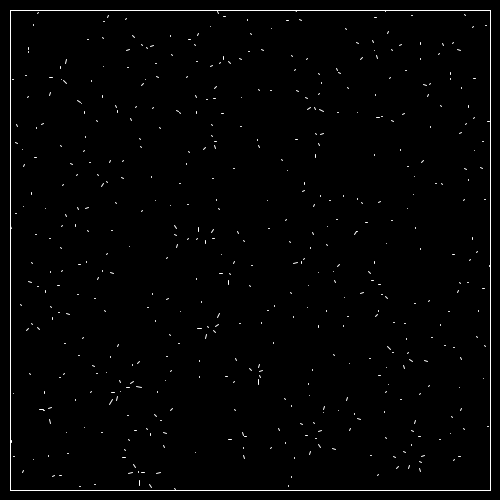
Frame 1 (no input)
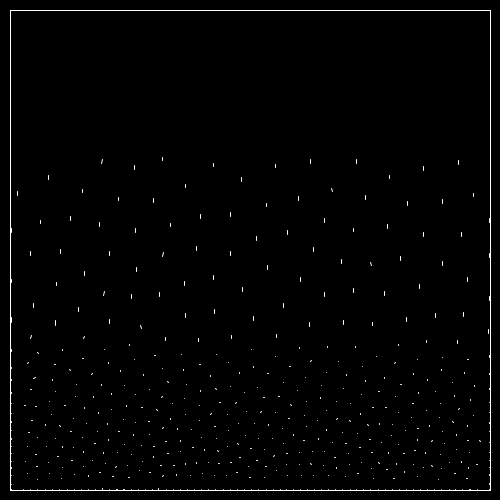
Frame 60 (the mouse pressed at the canvas centre just before this capture)
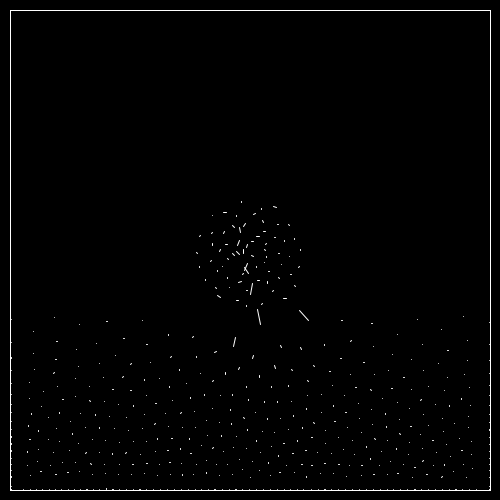
Frame 120 (the mouse held since frame 60 and released just before this capture)

The Processing sketch that drew these frames (run headless with seeded random() and noise(); from frame 60 on, the mouse is pressed at the canvas centre):

// Processing sketch: processing_146519
// ── processing_146519.pde

/*
Made by Jared "BlueThen" C.
Created on November 6, 2009.
Refined, commented, polished, and updated on:
  November 7, 2009
  November 8, 2009
  and
  November 11, 2009
www.bluethen.com
This version: Mariana Mora
For this version, minor changes were introduced, the frame rate were
altered for a slower, dramatical, movement. And the border was eliminated
so it become part of the internal design, without lines. 
*/
 
/*
boolean lines determines whether our lines for particle relationships are drawn
toggle this by pressing any key, but 'g'
*/
boolean lines = false;
/*
gravity toggle
toggle this by pressing 'g'
*/
boolean gravity = true;
/* Particle count */
int particleCount = 500;
/* Particle array */
Particle[] particles = new Particle[particleCount+1];
void setup() {
  /* The app is 500 x 500 pixels */
  size(500,500);
  /* RGB colormode, with range of 0 to 400 */
  colorMode(RGB, 400);
  /* Frame rate is 30 */
  frameRate(15);
  /* The fill color is set to black (0) for the boundaries (drawn as a quad) */
  fill (0);
  /* We loop through our particle count and initialize each */
  for (int x = particleCount; x >= 0; x--) {
    particles[x] = new Particle();
  }
}
void draw() {
  /* The screen is cleared, and colored black */
  background(0);
  /* The stroke color is set to white for the border. */
  stroke (400);
   //stroke (50);
  /* The border; it is 10 pixels from all sides */
  quad (10,10,10,height-10,width-10,height-10,width-10,10); 
  /* All of our particles are looped through, and updated */
  for (int i = particleCount; i >= 0; i--) {
    Particle particle = (Particle) particles[i];
    particle.update(i);
  }
}
class Particle {
  /*
  Global class variables
  These are kept track of, and aren't lost when the class particle is finished operating.
  */
  /* the x and y are our coordinates for each particles */
  float x;
  float y;
  /* vx and vy are the velocities along each axis the particles are traveling */
  float vx;
  float vy;
  /* Particle initialization. We define the beginning properties of each particle here. */
  Particle() {
    x = random(10,width-10);
    y = random(10,height-10);
  }
  /* These are called everytime we check with the other particle's distances  */
  float getx() {
    return x;
  }
  float gety() {
    return y;
  }
  void update(int num) {
   /* Friction is simulated here */
   vx *= 0.84;
   vy *= 0.84;
   /* Here, every particle is looped through and checked to see if they're close enough to have effect on the current particle. */
   for (int i = particleCount; i >= 0; i--)  {
     /* Check to see if the particle we're checking isn't the current particle. */
     if (i != num) {
        /* drawthis boolean is initialized. it determines whether the particle is close enough to the other particles for relationship lines to be drawn, assuming it's enabled */
        boolean drawthis = false;
        /*
        Integers are used to keep track of the shade for each particle
        The red shade shows opposition
        The blue shade shows attraction
        */
        float redshade = 0;
        float blueshade = 0;
        /* We set our particle */
        Particle particle = (Particle) particles[i];
        /* The x and y coordinates of the particle is found, so we can compare distances with our current particle. */
        float tx = particle.getx();
        float ty = particle.gety();
        /* The radius or distance between both particles are determined */
        float radius = dist(x,y,tx,ty);
        /* Is the radius small enough for the particle to have an effect on our current one? */
        if (radius < 35) {
           /* We've the determine that the particle is close enough for relationship lines, so we set drawthis to true. */
           drawthis = true;
           /* If so, we proceed to calculate the angle. */
           float angle = atan2(y-ty,x-tx);
           /* Is the radius close enough to be deflected? */
           if (radius < 30) {
             /* Is relationship lines toggled? */
             if (lines) {
               /*
               Redshade is increased by the distance * 5. The distance is multiplied by 10 because our radius will be within 40 pixels,
               30 * 13.33... is 400
               We invert it so it gets redder as the particle approaches the current particle, rather than vice versa.
               */
               redshade = 13 * (30 - radius);
             }
             /*
             Here, we calculate a coordinate at a angle opposite of the direction where the other particle is.
             0.07 is the strength of the particle's opposition, while (40 - radius) is how much it is effected, according to how close it is.
             */
             vx += (30 - radius) * 0.07 * cos(angle);
             vy += (30 - radius) * 0.07 * sin(angle);
           }
           /*
           Here we see if the particle is within 25 and 35 pixels of the current particle
           (we already know that the particle is under 35 pixels distance, since this if statement is nested
           in if (radius < 35), so rechecking is unnecessary
           */
           if (radius > 25) {
             /* check to see if relationship lines are toggled */
             if (lines) {
               /* The blue shade, between 0 and 400, is used to show how much each particle is attracted */
               blueshade = 40 * (35 - radius);
             }
             /* This does the opposite of the other check. It pulls the particle towards the other.  */
             vx -= (25 - radius) * 0.005 * cos(angle);
             vy -= (25 - radius) * 0.005 * sin(angle);
           }
        }
        /* Check to see if relationship lines are enabled */
        if (lines) {
          /* Check to see if the two particles are close enough. */
          if (drawthis) {
             /* Set the stroke color */
             stroke (redshade, 0, blueshade);
                 //stroke (redshade, 100, blueshade);
             /* draw the line */
             line(x,y,tx,ty);
          }
        }
      }
    }
    /* Check to see if the user is clicking */
    if (mousePressed) {
      /* The cursor's x and y coordinates. */
      float tx = mouseX;
      float ty = mouseY;
      /* the distance between the cursor and particle */
      float radius = dist(x,y,tx,ty);
      if (radius < 100) {
        /* Calculate the angle between the particle and the cursor. */
        float angle = atan2(ty-y,tx-x);
        /* Are we left-clicking or not? */
        if (mouseButton == LEFT) {
          /* If left, then the particles are deflected */
          vx -= radius * 0.07 * cos(angle);
          vy -= radius * 0.07 * sin(angle);
          /* The stroke color is red */
          stroke(radius * 4,0,0);
        }
        else {
          /* If right, the particles are attracted. */
          vx += radius * 0.07 * cos(angle);
          vy += radius * 0.07 * sin(angle);
          /* The stroke color is blue */
          stroke(0,0,radius * 4);
        }
        /* If line relationships are enabled, the lines are drawn. */
        if (lines) line (x,y,tx,ty);
      }
    }  
    /* Previox x and y coordinates are set, for drawing the trail */
    int px = (int)x;
    int py = (int)y;
    /* Our particle's coordinates are updated. */
    x += vx;
    y += vy;
    /* Gravity is applied. */
    if (gravity == true) vy += 0.7;
    /* Border collisions */
    if (x > width-11) {
      /* Reverse the velocity if towards wall */
      if (abs(vx) == vx) vx *= -1.0;
      /* The particle is placed back at the wall */
      x = width-11;
    }
    if (x < 11) {
      if (abs(vx) != vx) vx *= -1.0;
      x = 11;
    }
    if (y < 11) {
      if (abs(vy) != vy) vy *= -1.0;
      y = 11;
    }
    if (y > height-11) {
      if (abs(vy) == vy) vy *= -1.0;
      vx *= 0.6;
      y = height-11;
    }
    /* if relationship lines are disabled */
    if (!lines) {
      /* The stroke color is set to white */
      stroke (400);
      /* The particle is drawn */
      line(px,py,int(x),int(y));
    }
  }
} 
/* User presses a key */
void keyPressed() {
  /* if they press g */
  if (key == 'g' || key == 'G') {
    /* we toggle gravity */
    if (gravity) gravity = false;
    else gravity = true;
  }
  /* otherwise */
  else {
    /* we toggle line relationships */
    if (lines) lines = false;
    else lines = true;
  }
}
